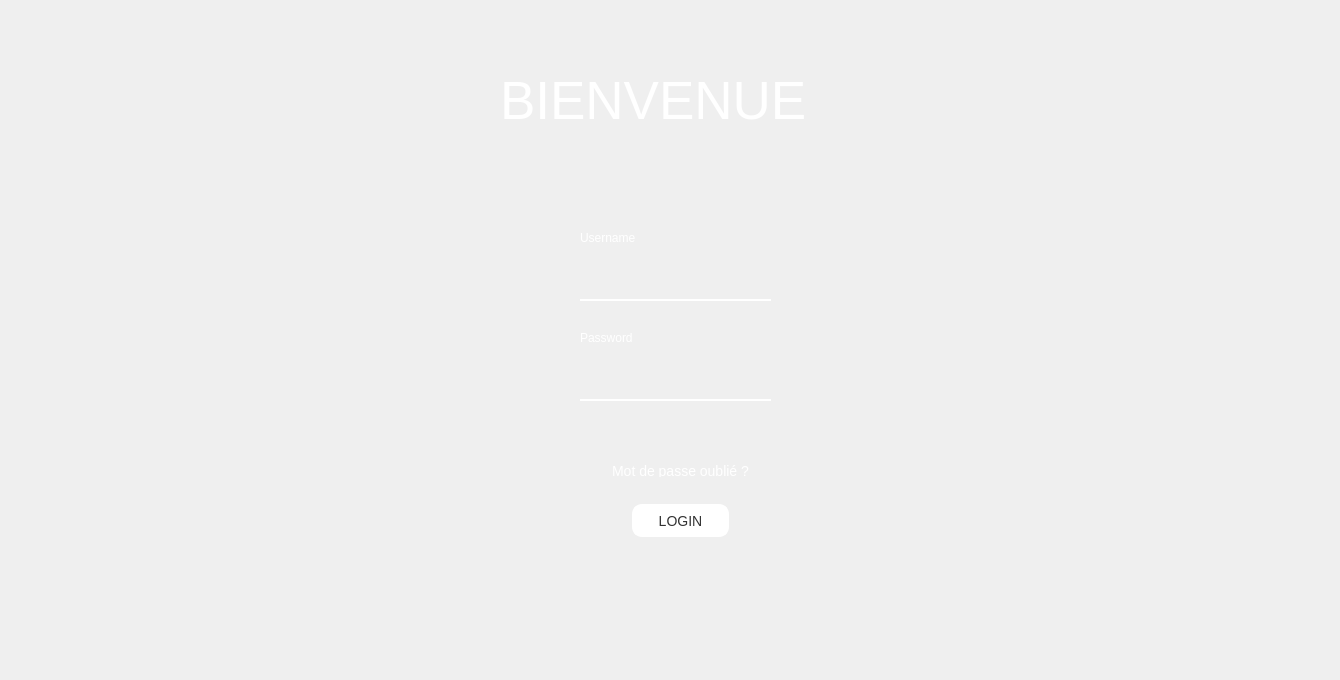
    <widget class="QWidget" name="login">
     <widget class="QLabel" name="label">
      <property name="geometry">
       <rect>
        <x>580</x>
        <y>230</y>
        <width>71</width>
        <height>16</height>
       </rect>
      </property>
      <property name="styleSheet">
       <string notr="true">color: white;
background: transparent;
</string>
      </property>
      <property name="text">
       <string>Username</string>
      </property>
     </widget>
     <widget class="QLineEdit" name="lineEdit_username">
      <property name="geometry">
       <rect>
        <x>580</x>
        <y>270</y>
        <width>191</width>
        <height>31</height>
       </rect>
      </property>
      <property name="styleSheet">
       <string notr="true">QLineEdit {
    
    border:none;
    padding: 0 8px;
    background: transparent;
	color: white;
	border-bottom: 2px solid white;
}
QLineEdit:Focus{

	border: 2px solid white;
	border-radius: 10px;

}</string>
      </property>
      <property name="placeholderText">
       <string notr="true"/>
      </property>
     </widget>
     <widget class="QLabel" name="label_2">
      <property name="geometry">
       <rect>
        <x>580</x>
        <y>330</y>
        <width>71</width>
        <height>16</height>
       </rect>
      </property>
      <property name="styleSheet">
       <string notr="true">color: white;
background: transparent;</string>
      </property>
      <property name="text">
       <string>Password</string>
      </property>
     </widget>
     <widget class="QLineEdit" name="lineEdit_password">
      <property name="geometry">
       <rect>
        <x>580</x>
        <y>370</y>
        <width>191</width>
        <height>31</height>
       </rect>
      </property>
      <property name="styleSheet">
       <string notr="true">QLineEdit {
    
    border:none;
    padding: 0 8px;
    background: transparent;
	color: white;
	border-bottom: 2px solid white;
}
QLineEdit:Focus{

	border: 2px solid white;
	border-radius: 10px;

}</string>
      </property>
      <property name="echoMode">
       <enum>QLineEdit::Password</enum>
      </property>
     </widget>
     <widget class="QPushButton" name="log_in">
      <property name="geometry">
       <rect>
        <x>630</x>
        <y>500</y>
        <width>101</width>
        <height>41</height>
       </rect>
      </property>
      <property name="styleSheet">
       <string notr="true">QPushButton {
   background-color: #fff;
   border: 2px solid white;
   color: #333;
   padding: 0 8px;
   text-align: center;
   text-decoration: none;
   display: inline-block;
   font-size: 14px;
   margin: 4px 2px;
   cursor: pointer;
   border-radius: 10px;



    
 
}

QPushButton:hover {
   background-color: #00FF00;
}


QPushButton::pressed
{
	background-color: #EF829B;

}</string>
      </property>
      <property name="text">
       <string>LOGIN</string>
      </property>
      <property name="icon">
       <iconset resource="res.qrc">
        <normaloff>:/ico/icons/log-in.svg</normaloff>:/ico/icons/log-in.svg</iconset>
      </property>
      <property name="iconSize">
       <size>
        <width>20</width>
        <height>20</height>
       </size>
      </property>
     </widget>
     <widget class="QPushButton" name="forget">
      <property name="geometry">
       <rect>
        <x>610</x>
        <y>460</y>
        <width>141</width>
        <height>21</height>
       </rect>
      </property>
      <property name="styleSheet">
       <string notr="true">QPushButton {
   background-color: transparent;

   color: white;

   text-align: center;
   
   display: inline-block;
   font-size: 14px;
   margin: 4px 2px;
   cursor: pointer;
   border-radius: 10px;



    
 
}

QPushButton:hover {
	background-color: transparent;
	color: #EF829B;
	
}


QPushButton::pressed
{
	background-color: #EF829B;

}</string>
      </property>
      <property name="text">
       <string>Mot de passe oublié ?</string>
      </property>
      <property name="iconSize">
       <size>
        <width>20</width>
        <height>20</height>
       </size>
      </property>
     </widget>
     <widget class="QLabel" name="label_16">
      <property name="geometry">
       <rect>
        <x>500</x>
        <y>50</y>
        <width>361</width>
        <height>101</height>
       </rect>
      </property>
      <property name="styleSheet">
       <string notr="true">QLabel{

color:white;
font:40pt;

}</string>
      </property>
      <property name="text">
       <string>BIENVENUE</string>
      </property>
     </widget>
     <widget class="QLabel" name="background">
      <property name="geometry">
       <rect>
        <x>0</x>
        <y>0</y>
        <width>1331</width>
        <height>671</height>
       </rect>
      </property>
      <property name="text">
       <string/>
      </property>
      <property name="pixmap">
       <pixmap>../background.jpg</pixmap>
      </property>
     </widget>
     <zorder>background</zorder>
     <zorder>label</zorder>
     <zorder>lineEdit_username</zorder>
     <zorder>label_2</zorder>
     <zorder>lineEdit_password</zorder>
     <zorder>log_in</zorder>
     <zorder>forget</zorder>
     <zorder>label_16</zorder>
    </widget>
